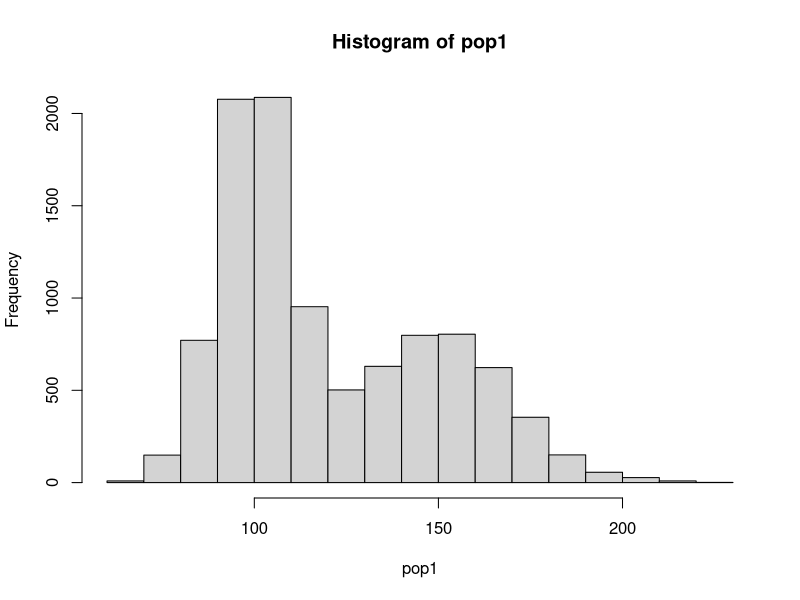
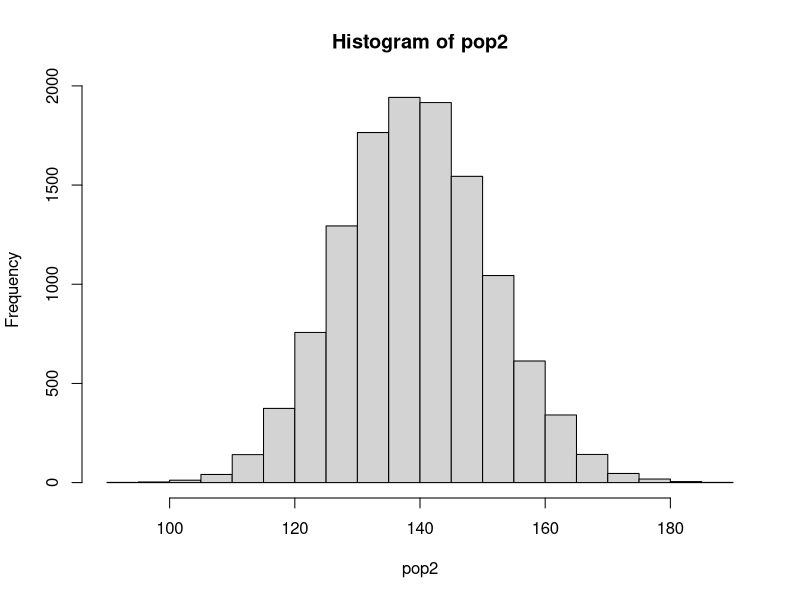

R code for these plots, in order:
## ---- chunk 1
pnorm(12,mean=10,sd=3,lower.tail = FALSE)
## ---- chunk 2
m = 275/25
pnorm(m,10,sd=0.6,lower.tail = FALSE)
## ---- chunk 3
m = 1140/16
pnorm(m,75,sd=2.5,lower.tail = FALSE)
## ---- chunk 4
z = (0.32-0.3)/sqrt(0.3*0.7/1000)
p = pnorm(z,lower.tail = FALSE)
cat("z = ", z,"\nP(^p > .32) = ",p)
## ---- chunk 5
z = (.75-.8)/sqrt(.8*(.2)/350)
p = pnorm(z)
cat("z = ", z,"\nP(^p < .75) = ",p)
## ---- chunk 6
genpop1=function(size=10000, mixprob=0.6, m1=100, sd1=10, m2=150, sd2=20) {
    tmpseed = .Random.seed#1001
    set.seed(5523)    
    #flip coins with mixprob success prob.
    coin1 = runif(size) < mixprob    
    
    rn1 = rnorm(size, m1, sd1)
    rn2 = rnorm(size, m2, sd2)
    
    rnfinal = rn2
    rnfinal[coin1] = rn1[coin1]
    .Random.seed = tmpseed#1001
    return(rnfinal)
    plot(size,rnfinal,type = 'l',ylim = c(0,max(genpop1(),genpop2())))
}

genpop2 = function(size=12000, lambda=140) {
    tmpseed = .Random.seed#1001
    set.seed(5524)
    tmp1 = rpois(size, lambda)
    .Random.seed = tmpseed#1001
    return(tmp1)
}

set.seed(1001) #to get .Random.seed defined.
pop1 = genpop1()
pop2 = genpop2()

## ---- chunk 7
mean_p1 = mean(pop1)
sd_p1 = sqrt(var(pop1))
mean_p2 = mean(pop2)
sd_p2 = sqrt(var(pop2))
cat("P1:\n size = 10000\n","mean = ",mean_p1,"\n standard deviation = ",sd_p1)
cat("\nP2:\n size = 12000\n","mean = ",mean_p2,"\n standard deviation = ",sd_p2)
## ---- chunk 8
hist(pop1)
hist(pop2)
## ---- chunk 9
n1 = 100
n2 = 50
m_3 = mean_p1 - mean_p2
sd_3 = sqrt(sd_p1^2/n1+sd_p2^2/n2)
cat("when n1 = 100 n2 = 50\nmean = ", m_3,"\nstandard deviation = ",sd_3)
## ---- chunk 10
set.seed(5000)
dlist = c()
for(i in 1:50){
  s1 = sample(pop1, 100, replace = FALSE)
  s2 = sample(pop2, 50, replace = FALSE)
  d = mean(s1)-mean(s2)
  dlist[i] = d
}
m_4 = mean(dlist)
sd_4 = sd(dlist)
cat("mean:",m_4," \nstandard deviation:",sd_4)
## ---- chunk 11
run = c(50,100,500,1000,5000,10000,50000)
mofrun = vector(mode = "numeric", length = 7)
sdofrun = vector(mode = "numeric", length = 7)
cnt = 1
for(i in 1:7)
{
  for(i in 1:run[cnt]){
  s1 = sample(pop1, 100, replace = FALSE)
  s2 = sample(pop2, 50, replace = FALSE)
  d = mean(s1)-mean(s2)
  dlist[i] = d
  }
  mofrun[cnt] = mean(dlist)
  sdofrun[cnt] = sd(dlist)
  cat("nrun = ", run[cnt],",mean = ",mofrun[cnt],",standard deviation = ",sdofrun[cnt],"\n")
  cnt = cnt + 1
}
